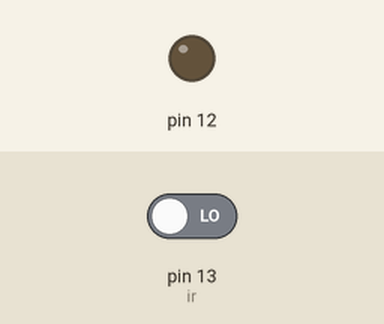
A sketch run on a simulated Arduino Uno, built with avr-gcc and run on an emulated ATmega328P. On the bench: output pins drawn as LEDs (lit = HIGH). Inputs (shaded band) come from the test bench; at power-on: pin 13 (ir) LOW. What the sketch prints to the serial monitor is not drawn.

Above: at 0.15 s.
Timing chart, 0 to 1.8 s (numbered marks = the images above):
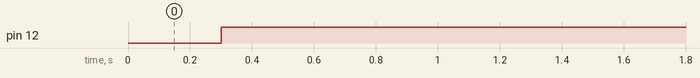

Measured:
- by itself, pin 12: LOW → HIGH at 0.30 s

The sketch:

PROXI.ino
```cpp
int ir=13;
int BUZZER=12;
int p;

void setup()
{
  Serial.begin(9600);
  pinMode(13,INPUT);
 pinMode(12,OUTPUT);


}

void loop()
{
p=digitalRead(ir);
Serial.println(p);
delay(300);

if(p==1)      //Sensor not activated
{
  digitalWrite(12,LOW);
}

else         //Sensor Activated[when x is 0]
{
  digitalWrite(12,HIGH);
}

}
```
